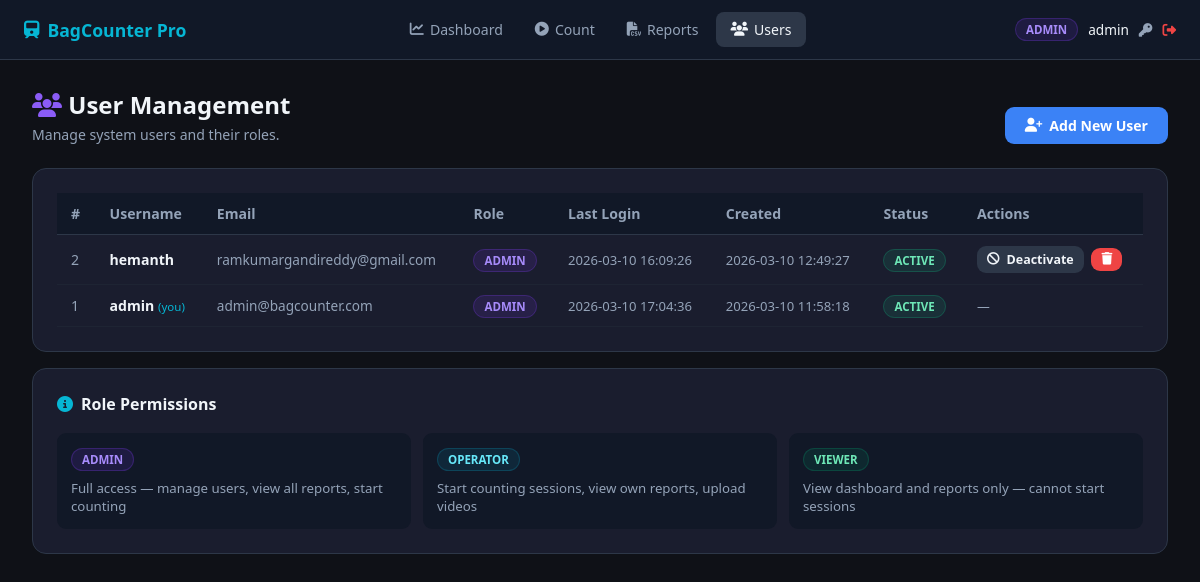
The app's page /users (signed in) with its own data.
### tables this page shows
CREATE TABLE users (
        id INTEGER PRIMARY KEY AUTOINCREMENT,
        username TEXT UNIQUE NOT NULL,
        password TEXT NOT NULL,
        email TEXT UNIQUE NOT NULL,
        role TEXT NOT NULL DEFAULT 'operator',
        reset_token TEXT,
        created_at TEXT,
        last_login TEXT,
        is_active INTEGER DEFAULT 1
    );

### app.py (the view)
@app.route("/users")
@admin_required
def users():
    conn  = get_db()
    users = conn.execute("SELECT * FROM users ORDER BY created_at DESC").fetchall()
    conn.close()
    return render_template("users.html", users=users)

### app.py (called while the page is built)
def get_db():
    conn = sqlite3.connect(DB)
    conn.row_factory = sqlite3.Row
    return conn

def admin_required(f):
    @wraps(f)
    def decorated(*args, **kwargs):
        if "user_id" not in session:
            return redirect(url_for("login"))
        if session.get("role") != "admin":
            flash("Access denied — Admin only!", "error")
            return redirect(url_for("dashboard"))
        return f(*args, **kwargs)
    return decorated

### templates/users.html (shortened to what this page needs)
{% extends "base.html" %}
{% block content %}
<div class="main">
  <div class="page-header" style="display:flex;justify-content:space-between;align-items:flex-end">
    <div>
      <h1><i class="fas fa-users" style="color:var(--purple)"></i> User Management</h1>
      <p>Manage system users and their roles.</p>
    </div>
    <a href="/users/add" class="btn btn-blue"><i class="fas fa-user-plus"></i> Add New User</a>
  </div>
  <div class="card">
    <div class="table-wrap">
      <table>
        <thead>
          <tr><th>#</th><th>Username</th><th>Email</th><th>Role</th>
              <th>Last Login</th><th>Created</th><th>Status</th><th>Actions</th></tr>
        </thead>
        <tbody>
          {% for u in users %}
          <tr>
            <td style="color:var(--muted)">{{ u.id }}</td>
            <td>
              <strong>{{ u.username }}</strong>
              {% if u.id == session.user_id %}
                <span style="font-size:.72rem;color:var(--cyan)">(you)</span>
              {% endif %}
            </td>
            <td style="color:var(--muted);font-size:.85rem">{{ u.email }}</td>
            <td><span class="badge badge-{{ u.role }}">{{ u.role }}</span></td>
            <td style="color:var(--muted);font-size:.82rem">{{ u.last_login or '—' }}</td>
            <td style="color:var(--muted);font-size:.82rem">{{ u.created_at }}</td>
            <td>
              <span class="badge" style="
                {% if u.is_active %}background:#10b98120;color:#6ee7b7;border:1px solid #10b98140
                {% else %}background:#ef444420;color:#fca5a5;border:1px solid #ef444440{% endif %}">
                {{ 'Active' if u.is_active else 'Inactive' }}
              </span>
            </td>
            <td>
              {% if u.id != session.user_id %}
              <a href="/users/toggle/{{ u.id }}"
                 class="btn {{ 'btn-ghost' if u.is_active else 'btn-green' }}"
                 style="padding:5px 10px;font-size:.78rem;margin-right:4px">
                <i class="fas fa-{{ 'ban' if u.is_active else 'check' }}"></i>
                {{ 'Deactivate' if u.is_active else 'Activate' }}
              </a>
              <a href="/users/delete/{{ u.id }}"
                 class="btn btn-red"
                 style="padding:5px 10px;font-size:.78rem"
                 onclick="return confirm('Delete user {{ u.username }}?')">
                <i class="fas fa-trash"></i>
              </a>
              {% else %}
              <span style="color:var(--muted);font-size:.8rem">—</span>
              {% endif %}
            </td>
          </tr>
          {% endfor %}
        </tbody>
      </table>
    </div>
  </div>
  <div class="card" style="margin-top:16px">
    <div class="card-title"><i class="fas fa-info-circle" style="color:var(--cyan)"></i> Role Permissions</div>
    <div style="display:grid;grid-template-columns:repeat(3,1fr);gap:12px">
      <div style="padding:14px;background:#111827;border-radius:9px">
        <span class="badge badge-admin" style="margin-bottom:8px;display:inline-block">admin</span>
        <p style="font-size:.83rem;color:var(--muted)">Full access — manage users, view all reports, start counting</p>
      </div>
      <div style="padding:14px;background:#111827;border-radius:9px">
        <span class="badge badge-operator" style="margin-bottom:8px;display:inline-block">operator</span>
        <p style="font-size:.83rem;color:var(--muted)">Start counting sessions, view own reports, upload videos</p>
      </div>
      <div style="padding:14px;background:#111827;border-radius:9px">
        <span class="badge badge-viewer" style="margin-bottom:8px;display:inline-block">viewer</span>
        <p style="font-size:.83rem;color:var(--muted)">View dashboard and reports only — cannot start sessions</p>
      </div>
    </div>
  </div>
</div>
{% endblock %}

### templates/base.html (shortened to what this page needs)
<!DOCTYPE html>
<html lang="en">
<head>
<link href="https://cdnjs.cloudflare.com/ajax/libs/font-awesome/6.4.0/css/all.min.css" rel="stylesheet"/>
</head>
<body>
{% if session.user_id %}
<nav>
  <div class="nav-brand"><i class="fas fa-train"></i> BagCounter Pro</div>
  <div class="nav-links">
    <a href="/dashboard" {% if request.path=='/dashboard' %}class="active"{% endif %}>
      <i class="fas fa-chart-line"></i> Dashboard</a>
    {% if session.role in ['admin','operator'] %}
    <a href="/count" {% if request.path=='/count' %}class="active"{% endif %}>
      <i class="fas fa-play-circle"></i> Count</a>
    {% endif %}
    <a href="/reports" {% if request.path=='/reports' %}class="active"{% endif %}>
      <i class="fas fa-file-csv"></i> Reports</a>
    {% if session.role == 'admin' %}
    <a href="/users" {% if request.path=='/users' %}class="active"{% endif %}>
      <i class="fas fa-users"></i> Users</a>
    {% endif %}
  </div>
  <div class="nav-user">
    <span class="badge badge-{{ session.role }}">{{ session.role }}</span>
    <span>{{ session.username }}</span>
    <a href="/change-password" style="color:var(--muted);font-size:.85rem;">
      <i class="fas fa-key"></i></a>
    <a href="/logout" style="color:var(--red);font-size:.85rem;">
      <i class="fas fa-sign-out-alt"></i></a>
  </div>
</nav>
{% endif %}
{% block content %}{% endblock %}
</body>
</html>

### templates/base.html (style rules this page uses)
* { margin:0;padding:0;box-sizing:border-box; }
:root { --bg:#0f1117;--card:#1a1d2e;--nav:#111827; --blue:#3b82f6;--green:#10b981;--orange:#f59e0b; --red:#ef4444;--purple:#8b5cf6;--cyan:#06b6d4; --text:#f1f5f9;--muted:#94a3b8;--border:#2d3748; }
body { font-family:'Segoe UI',sans-serif;background:var(--bg);color:var(--text);min-height:100vh; }
a { text-decoration:none;color:inherit; }
nav { background:var(--nav);padding:0 24px;display:flex;align-items:center; justify-content:space-between;height:60px;border-bottom:1px solid var(--border); position:sticky;top:0;z-index:100; }
.nav-brand { font-size:1.1rem;font-weight:700;color:var(--cyan);display:flex;align-items:center;gap:8px; }
.nav-links { display:flex;align-items:center;gap:4px; }
.nav-links a { padding:8px 14px;border-radius:8px;font-size:0.88rem;color:var(--muted); display:flex;align-items:center;gap:6px;transition:.2s; }
.nav-links a:hover,.nav-links a.active { background:var(--border);color:var(--text); }
.nav-user { display:flex;align-items:center;gap:10px;font-size:0.85rem; }
.badge { padding:3px 10px;border-radius:99px;font-size:0.72rem;font-weight:700;text-transform:uppercase; }
.badge-admin { background:#7c3aed22;color:#a78bfa;border:1px solid #7c3aed44; }
.badge-operator { background:#0891b222;color:#67e8f9;border:1px solid #0891b244; }
.badge-viewer { background:#05966922;color:#6ee7b7;border:1px solid #05966944; }
.main { padding:28px 32px;max-width:1300px;margin:0 auto; }
.card { background:var(--card);border:1px solid var(--border);border-radius:14px;padding:24px; }
.card-title { font-size:1rem;font-weight:700;margin-bottom:18px;display:flex;align-items:center;gap:8px; }
.btn { padding:9px 20px;border-radius:9px;border:none;cursor:pointer; font-size:0.88rem;font-weight:600;display:inline-flex;align-items:center;gap:7px;transition:.2s; }
.btn-blue { background:var(--blue);color:#fff; }
.btn-red { background:var(--red);color:#fff; }
.btn-ghost { background:var(--border);color:var(--text); }
.table-wrap { overflow-x:auto; }
table { width:100%;border-collapse:collapse;font-size:0.88rem; }
th { padding:11px 14px;text-align:left;color:var(--muted);font-weight:600; border-bottom:1px solid var(--border);background:#111827; }
td { padding:11px 14px;border-bottom:1px solid #1e2433; }
.page-header { margin-bottom:24px; }
.page-header h1 { font-size:1.5rem;font-weight:800; }
.page-header p { color:var(--muted);font-size:0.88rem;margin-top:4px; }

### records on screen
users: id "2", username "hemanth", email "ramkumargandireddy@gmail.com", role "ADMIN", last_login "2026-03-10 16:09:26", created_at "2026-03-10 12:49:27", is_active "ACTIVE", is_active "Deactivate"
users: id "1", username "admin", shows "(you)", email "admin@bagcounter.com", role "ADMIN", last_login "2026-03-10 17:04:36", created_at "2026-03-10 11:58:18", is_active "ACTIVE"

### other values on screen
{{ session.role }} "ADMIN"
{{ session.username }} "admin"
